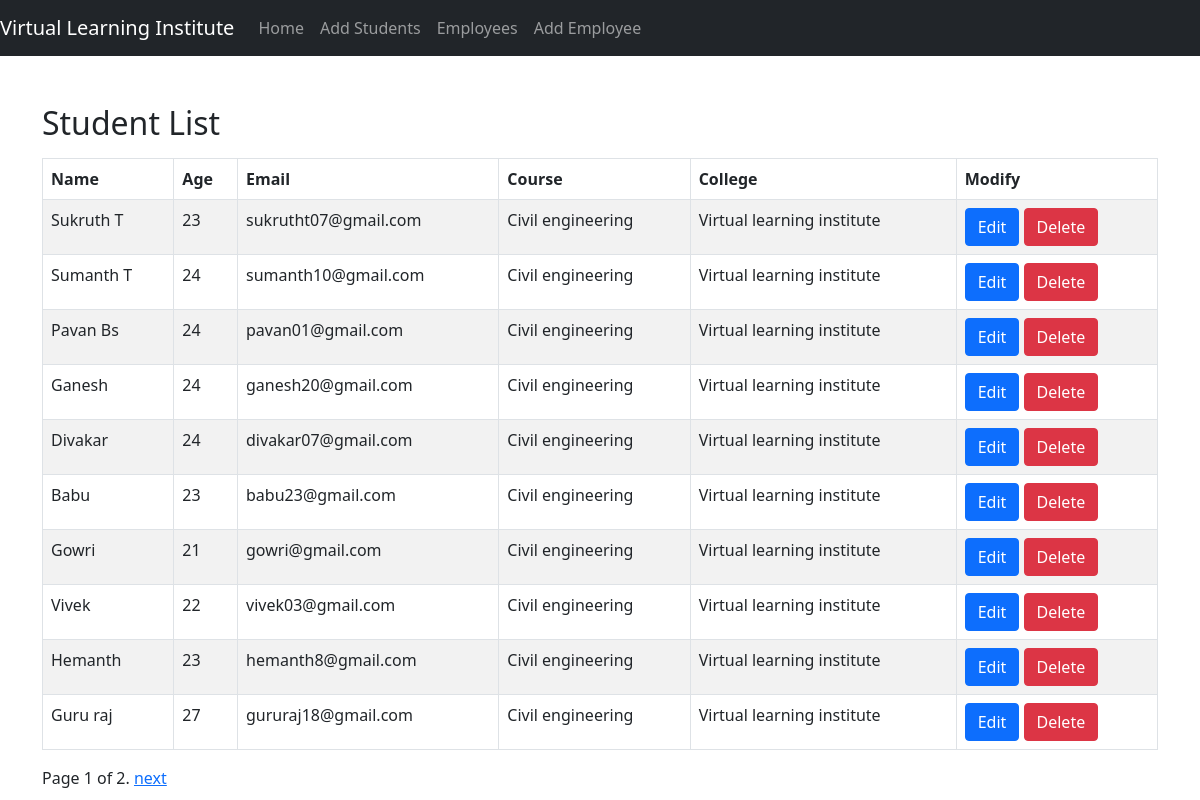
The page /students/ on the database its author committed.
### students/models.py (models this page shows, shortened)
class Student(models.Model):
    name = models.CharField(max_length=100, validators=[validate_name])
    age = models.IntegerField(validators=[MinValueValidator(0), MaxValueValidator(120)])
    email = models.EmailField(validators=[EmailValidator()])
    course = models.CharField(max_length=100, validators=[validate_course])
    college = models.CharField(max_length=100, validators=[validate_college])

### students/views.py (the view)
# urls.py: path('students/', views.student_list, name='student_list'),
def student_list(request):
    student_list = Student.objects.all()
    paginator = Paginator(student_list, 10)
    page_number = request.GET.get('page')
    page_obj = paginator.get_page(page_number)
    return render(request, 'students/student_list.html', {'page_obj': page_obj})

### students/templates/students/student_list.html (shortened to what this page needs)
{% extends 'students/base.html' %}
{% block content %}
<h2 class="mt-5">Student List</h2>
<table class="table table-bordered table-striped mt-3">
    <thead class="thead-dark">
        <tr>
            <th>Name</th>
            <th>Age</th>
            <th>Email</th>
            <th>Course</th>
            <th>College</th>
            <th>Modify</th>
        </tr>
    </thead>
    <tbody>
        {% for student in page_obj.object_list %}
        <tr>
            <td>{{ student.name }}</td>
            <td>{{ student.age }}</td>
            <td>{{ student.email }}</td>
            <td>{{ student.course }}</td>
            <td>{{ student.college }}</td>
            <td>{{ student.modify }}
                <a href="{% url 'student_edit' student.id %}"><button type="button" class="btn btn-primary">Edit</button></a>
                <a href="{% url 'student_delete' student.id %}"><button type="button" class="btn btn-danger">Delete</button></a>
            </td>
        </tr>
        {% endfor %}
    </tbody>
</table>
<div class="pagination">
    <span class="step-links">
        <span class="current">
            Page {{ page_obj.number }} of {{ page_obj.paginator.num_pages }}.
        </span>
        {% if page_obj.has_next %}
            <a href="?page={{ page_obj.next_page_number }}">next</a>
        {% endif %}
    </span>
</div>
{% endblock %}

### students/templates/students/base.html (shortened to what this page needs)
<!DOCTYPE html>
<html>
  <head>
    {% load static %}
    <link href="https://cdn.jsdelivr.net/npm/bootstrap@5.0.2/dist/css/bootstrap.min.css" rel="stylesheet">
  </head>
  <body>
    <nav class="navbar navbar-expand-lg navbar-dark bg-dark">
        <a class="navbar-brand" href="#">Virtual Learning Institute</a>
        <div class="collapse navbar-collapse" id="navbarNav">
          <ul class="navbar-nav">
            <li class="nav-item active">
              <a class="nav-link" href="{% url 'student_list' %}">Home</a>
            </li>
            <li class="nav-item">
              <a class="nav-link" href="{% url 'student_create' %}">Add Students</a>
            </li>
            <li class="nav-item active">
              <a class="nav-link" href="{% url 'employee_list' %}">Employees</a>
            </li>
            <li class="nav-item">
              <a class="nav-link" href="{% url 'add_employee' %}">Add Employee</a>
            </li>
          </ul>
        </div>
      </nav>
      <nav>
    <main>
      <div class="container">
        <div class="row justify-content-center">
          <div class="col-12">
              {% block content %}{% endblock %}
        </div>
      </div>
    </div>
    </main>
  </body>
</html>

### rows shown on the page
Student: name "Sukruth T", age "23", email "sukrutht07@gmail.com", course "Civil engineering", college "Virtual learning institute"
Student: name "Sumanth T", age "24", email "sumanth10@gmail.com", course "Civil engineering", college "Virtual learning institute"
Student: name "Pavan Bs", age "24", email "pavan01@gmail.com", course "Civil engineering", college "Virtual learning institute"
Student: name "Ganesh", age "24", email "ganesh20@gmail.com", course "Civil engineering", college "Virtual learning institute"
Student: name "Divakar", age "24", email "divakar07@gmail.com", course "Civil engineering", college "Virtual learning institute"
Student: name "Babu", age "23", email "babu23@gmail.com", course "Civil engineering", college "Virtual learning institute"
Student: name "Gowri", age "21", email "gowri@gmail.com", course "Civil engineering", college "Virtual learning institute"
Student: name "Vivek", age "22", email "vivek03@gmail.com", course "Civil engineering", college "Virtual learning institute"
Student: name "Hemanth", age "23", email "hemanth8@gmail.com", course "Civil engineering", college "Virtual learning institute"
Student: name "Guru raj", age "27", email "gururaj18@gmail.com", course "Civil engineering", college "Virtual learning institute"

### other values the page prints
{{ page_obj.number }} "1"
{{ page_obj.paginator.num_pages }} "2"
